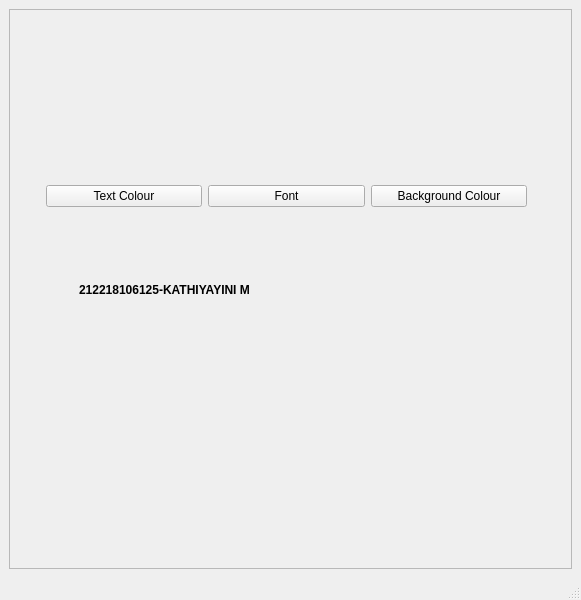
<?xml version="1.0" encoding="UTF-8"?>
<ui version="4.0">
 <class>MainWindow</class>
 <widget class="QMainWindow" name="MainWindow">
  <property name="geometry">
   <rect>
    <x>0</x>
    <y>0</y>
    <width>581</width>
    <height>600</height>
   </rect>
  </property>
  <property name="windowTitle">
   <string>MainWindow</string>
  </property>
  <widget class="QWidget" name="centralwidget">
   <layout class="QHBoxLayout" name="horizontalLayout">
    <item>
     <widget class="QFrame" name="frame">
      <property name="frameShape">
       <enum>QFrame::StyledPanel</enum>
      </property>
      <property name="frameShadow">
       <enum>QFrame::Raised</enum>
      </property>
      <widget class="QLabel" name="label">
       <property name="geometry">
        <rect>
         <x>70</x>
         <y>260</y>
         <width>281</width>
         <height>41</height>
        </rect>
       </property>
       <property name="font">
        <font>
         <pointsize>9</pointsize>
         <weight>75</weight>
         <bold>true</bold>
        </font>
       </property>
       <property name="text">
        <string>212218106125-KATHIYAYINI M</string>
       </property>
      </widget>
      <widget class="QWidget" name="layoutWidget">
       <property name="geometry">
        <rect>
         <x>37</x>
         <y>170</y>
         <width>481</width>
         <height>35</height>
        </rect>
       </property>
       <layout class="QHBoxLayout" name="horizontalLayout_2">
        <item>
         <widget class="QPushButton" name="textcolour">
          <property name="text">
           <string>Text Colour</string>
          </property>
         </widget>
        </item>
        <item>
         <widget class="QPushButton" name="font">
          <property name="text">
           <string>Font</string>
          </property>
         </widget>
        </item>
        <item>
         <widget class="QPushButton" name="background">
          <property name="text">
           <string>Background Colour</string>
          </property>
         </widget>
        </item>
       </layout>
      </widget>
     </widget>
    </item>
   </layout>
  </widget>
  <widget class="QMenuBar" name="menubar">
   <property name="geometry">
    <rect>
     <x>0</x>
     <y>0</y>
     <width>581</width>
     <height>26</height>
    </rect>
   </property>
  </widget>
  <widget class="QStatusBar" name="statusbar"/>
 </widget>
 <resources/>
 <connections/>
</ui>
